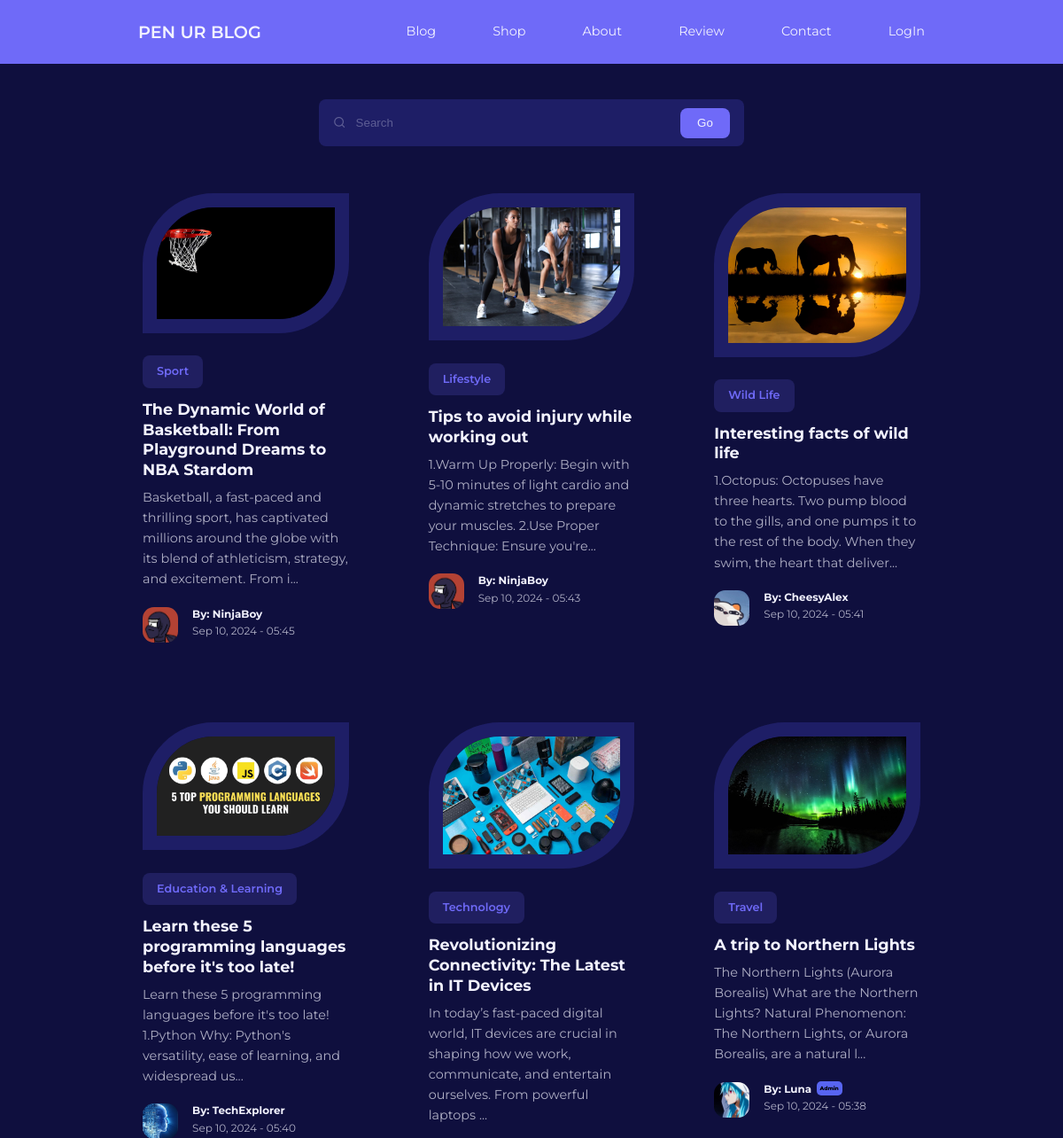
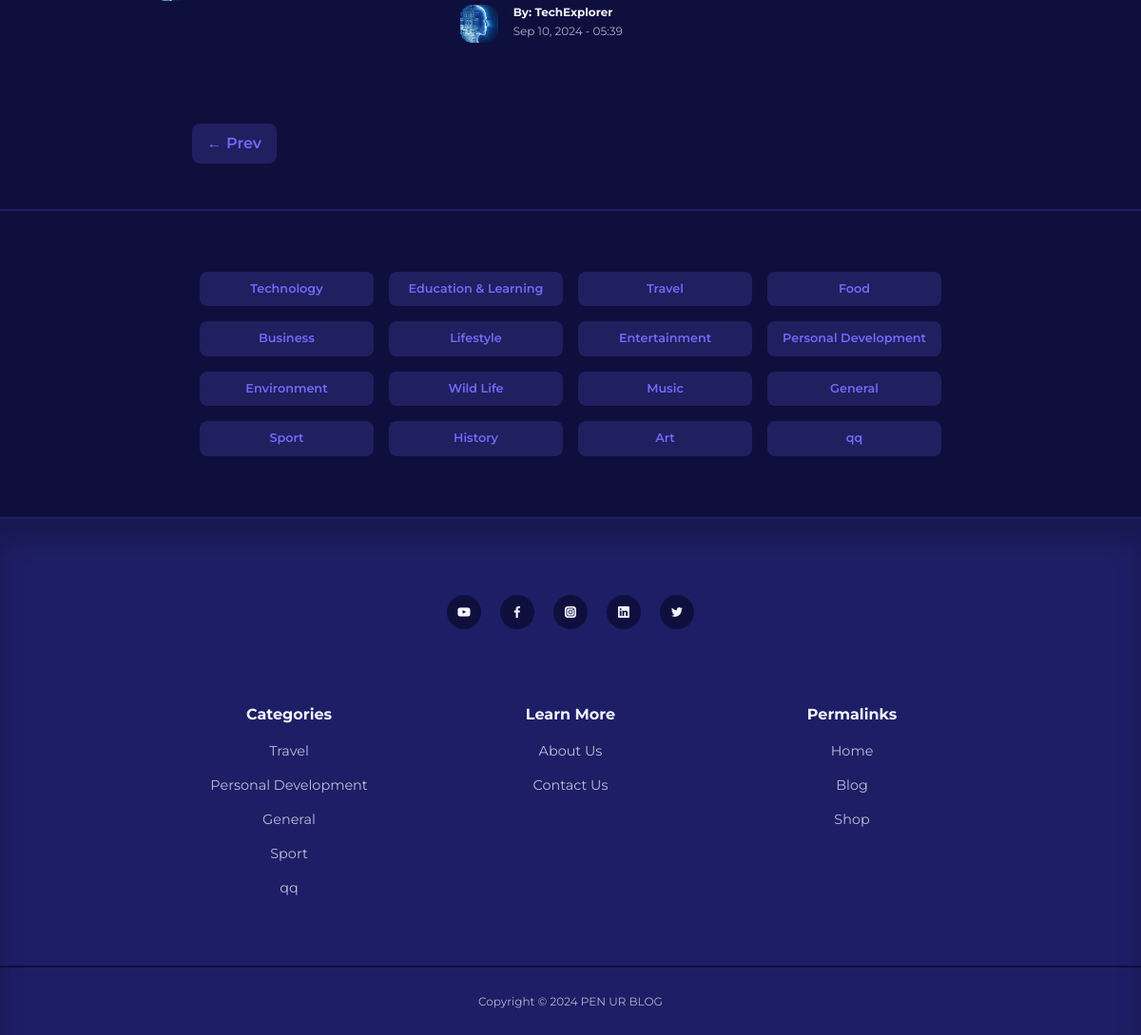
Screenshot of /blog/blog.php?page=2 with the database file from the repository (2 pictures, top to bottom).
### tables this page shows
CREATE TABLE `posts` (
  `id` int(11) UNSIGNED NOT NULL,
  `title` varchar(255) NOT NULL,
  `body` text NOT NULL,
  `thumbnail` varchar(255) NOT NULL,
  `date_time` timestamp NOT NULL DEFAULT current_timestamp(),
  `category_id` int(11) UNSIGNED DEFAULT NULL,
  `author_id` int(11) UNSIGNED NOT NULL,
  `is_featured` tinyint(1) NOT NULL
);

CREATE TABLE `categories` (
  `id` int(11) UNSIGNED NOT NULL,
  `title` varchar(50) NOT NULL,
  `description` text NOT NULL
);

CREATE TABLE `users` (
  `id` int(11) UNSIGNED NOT NULL,
  `username` varchar(50) NOT NULL,
  `email` varchar(100) NOT NULL,
  `password` varchar(255) NOT NULL,
  `avatar` varchar(255) NOT NULL,
  `is_admin` tinyint(1) NOT NULL,
  `bio` varchar(255) NOT NULL,
  `reset_token_hash` varchar(64) DEFAULT NULL,
  `reset_token_expires_at` datetime DEFAULT NULL
);

### blog/blog.php (the view, shortened to what this page needs)
<?php
include 'partials/header.php';
$posts_per_page = 9;
$page = isset($_GET['page']) ? (int)$_GET['page'] : 1;
$page = max($page, 1);
$offset = ($page - 1) * $posts_per_page;
$query = "SELECT * FROM posts ORDER BY date_time DESC LIMIT $posts_per_page OFFSET $offset";
$posts = mysqli_query($connection, $query);
?>
<section class="search__bar">
    <form class="container search__bar-container" action="<?= ROOT_URL ?>search.php" method="GET">
        <div>
            <i class="uil uil-search"></i>
            <input type="search" name="search" placeholder="Search">
        </div>
        <button type="submit" name="submit" class="btn">Go</button>
    </form>
</section>
<section class="posts">
    <div class="container posts__container">
        <?php while ($post = mysqli_fetch_assoc($posts)) : ?>
            <article class="post">
                <div class="post__thumbnail">
                    <a href="<?= ROOT_URL ?>post.php?id=<?= $post['id'] ?>">
                        <img src="./images/<?= $post['thumbnail'] ?>" alt="<?= $post['title'] ?>">
                    </a>
                </div>
                <div class="post__info">
                    <?php
                    $category_id = $post['category_id'];
                    $category_query = "SELECT * FROM categories WHERE id=$category_id";
                    $category_result = mysqli_query($connection, $category_query);
                    $category = mysqli_fetch_assoc($category_result);
                    ?>
                    <a href="<?= ROOT_URL ?>category-posts.php?id=<?= $post['category_id'] ?>" class="category__button"><?= $category['title'] ?></a>
                    <h3 class="post__title">
                        <a href="<?= ROOT_URL ?>post.php?id=<?= $post['id'] ?>"><?= $post['title'] ?></a>
                    </h3>
                    <p class="post__body">
                        <?= substr($post['body'], 0, 150) ?>...
                    </p>
                    <div class="post__author">
                        <?php
                        $author_id = $post['author_id'];
                        $author_query = "SELECT * FROM users WHERE id=$author_id";
                        $author_result = mysqli_query($connection, $author_query);
                        $author = mysqli_fetch_assoc($author_result);
                        ?>
                        <div class="post__author-avatar">
                            <a href="<?= ROOT_URL ?>profile.php?id=<?= $author['id'] ?>">
                                <img src="./images/<?= $author['avatar'] ?>" alt="<?= $author['username'] ?>'s Avatar">
                            </a>
                        </div>
                        <div class="post__author-info">
                            <h5>
                                By:
                                <a href="<?= ROOT_URL ?>profile.php?id=<?= $post['author_id'] ?>">
                                    <?= "{$author['username']}" ?>
                                </a>
                                <?php if ($author['is_admin'] == 1) : ?>
                                    <b class="admin_tag">Admin</b>
                                <?php endif ?>
                            </h5>
                            <small>
                                <?= date("M d, Y - H:i", strtotime($post['date_time'])) ?>
                            </small>
                        </div>
                    </div>
                </div>
            </article>
        <?php endwhile ?>
    </div>
    <div class="prev_next">
            <div class="prev">
                <?php if ($page > 1): ?>
                    <a href="?page=<?= $page - 1 ?>" class="buyit__button">
                        &larr; Prev
                    </a>
                <?php endif; ?>
            </div>
    </div>
</section>
<section class="category__buttons">
    <div class="container category__buttons-container">
        <?php
        $all_categories_query = "SELECT * FROM categories";
        $all_categories = mysqli_query($connection, $all_categories_query);
        ?>
        <?php while ($category = mysqli_fetch_assoc($all_categories)) : ?>
            <a href="<?= ROOT_URL ?>category-posts.php?id=<?= $category['id'] ?>" class="category__button"><?= $category['title'] ?></a>
        <?php endwhile ?>
    </div>
</section>
<?php
include 'partials/footer.php';
?>

### blog/partials/footer.php (shortened to what this page needs)
<?php
$category_query = "SELECT * FROM categories ORDER BY RAND() LIMIT 5";
$category_result = mysqli_query($connection, $category_query);
?>
<footer>
        <div class="footer__socials">
            <a href="https://youtube.com/egatortutorials" target="_blank"><i class="uil uil-youtube"></i></a>
            <a href="https://facebook.com" target="_blank"><i class="uil uil-facebook-f"></i></a>
            <a href="https://instagram.com" target="_blank"><i class="uil uil-instagram-alt"></i></a>
            <a href="https://linkedin.com" target="_blank"><i class="uil uil-linkedin"></i></a>
            <a href="https://twitter.com" target="_blank"><i class="uil uil-twitter"></i></a>
        </div>
        <div class="container footer__container">
            <article>
                <h4>Categories</h4>
                <ul>
                    <?php while ($category = mysqli_fetch_assoc($category_result)): ?>
                        <li><a href="<?= ROOT_URL ?>category-posts.php?id=<?= $category['id'] ?>"><?= $category['title']     ?></a></li>
                    <?php endwhile ?>
                </ul>
            </article>
            <article>
                <h4>Learn More</h4>
                <ul>
                    <li><a href="about.php">About Us</a></li>
                    <li><a href="contact.php">Contact Us</a></li>
                </ul>
            </article>
            <article>
                <h4>Permalinks</h4>
                <ul>
                    <li><a href="index.php">Home</a></li>
                    <li><a href="blog.php">Blog</a></li>
                    <li><a href="shop.php">Shop</a></li>
                </ul>
            </article>
        </div>
        <div class="footer__copyright">
            <small>Copyright &copy; 2024 PEN UR BLOG</small>
        </div>
    </footer>
</body>
</html>

### rows the page displays
posts: thumbnail (picture), category.title "Sport", title "The Dynamic World of Basketball: From Playground Dreams to NBA Stardom", body "Basketball, a fast-paced and thrilling sport, has captivated millions around the globe with its blend of athleticism, strategy, and excitement. From i", author.avatar (picture), author.username "NinjaBoy", date_time "Sep 10, 2024 - 05:45"
posts: thumbnail (picture), category.title "Lifestyle", title "Tips to avoid injury while working out", body "1.Warm Up Properly: Begin with 5-10 minutes of light cardio and dynamic stretches to prepare your muscles. 2.Use Proper Technique: Ensure you're", author.avatar (picture), author.username "NinjaBoy", date_time "Sep 10, 2024 - 05:43"
posts: thumbnail (picture), category.title "Wild Life", title "Interesting facts of wild life", body "1.Octopus: Octopuses have three hearts. Two pump blood to the gills, and one pumps it to the rest of the body. When they swim, the heart that deliver", author.avatar (picture), author.username "CheesyAlex", date_time "Sep 10, 2024 - 05:41"
posts: thumbnail (picture), category.title "Education & Learning", title "Learn these 5 programming languages before it's too late!", body "Learn these 5 programming languages before it's too late! 1.Python Why: Python's versatility, ease of learning, and widespread us", author.avatar (picture), author.username "TechExplorer", date_time "Sep 10, 2024 - 05:40"
posts: thumbnail (picture), category.title "Technology", title "Revolutionizing Connectivity: The Latest in IT Devices", body "In today’s fast-paced digital world, IT devices are crucial in shaping how we work, communicate, and entertain ourselves. From powerful laptops", author.avatar (picture), author.username "TechExplorer", date_time "Sep 10, 2024 - 05:39"
posts: thumbnail (picture), category.title "Travel", title "A trip to Northern Lights", body "The Northern Lights (Aurora Borealis) What are the Northern Lights? Natural Phenomenon: The Northern Lights, or Aurora Borealis, are a natural l", author.avatar (picture), author.username "Luna", shows "Admin", date_time "Sep 10, 2024 - 05:38"
categories: title "Technology"
categories: title "Education & Learning"
categories: title "Travel"
categories: title "Food"
categories: title "Business"
categories: title "Lifestyle"
categories: title "Entertainment"
categories: title "Personal Development"
categories: title "Environment"
categories: title "Wild Life"
categories: title "Music"
categories: title "General"
categories: title "Sport"
categories: title "History"
categories: title "Art"
categories: title "qq"
